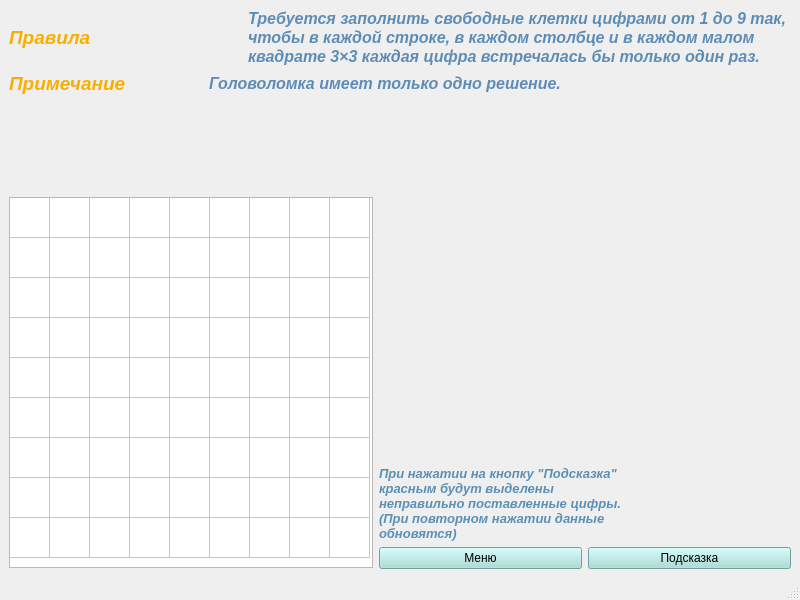
<?xml version="1.0" encoding="UTF-8"?>
<ui version="4.0">
 <class>Sudoku_game</class>
 <widget class="QMainWindow" name="Sudoku_game">
  <property name="geometry">
   <rect>
    <x>0</x>
    <y>0</y>
    <width>800</width>
    <height>600</height>
   </rect>
  </property>
  <property name="maximumSize">
   <size>
    <width>800</width>
    <height>600</height>
   </size>
  </property>
  <property name="windowTitle">
   <string>MainWindow</string>
  </property>
  <widget class="QWidget" name="centralwidget">
   <layout class="QGridLayout" name="gridLayout">
    <item row="0" column="0" colspan="2">
     <layout class="QHBoxLayout" name="horizontalLayout_2">
      <item>
       <widget class="QLabel" name="label_3">
        <property name="text">
         <string>&lt;!DOCTYPE HTML PUBLIC &quot;-//W3C//DTD HTML 4.0//EN&quot; &quot;http://www.w3.org/TR/REC-html40/strict.dtd&quot;&gt;
&lt;html&gt;&lt;head&gt;&lt;meta name=&quot;qrichtext&quot; content=&quot;1&quot; /&gt;&lt;style type=&quot;text/css&quot;&gt;
p, li { white-space: pre-wrap; }
&lt;/style&gt;&lt;/head&gt;&lt;body style=&quot; font-family:'MS Shell Dlg 2'; font-size:7.5pt; font-weight:400; font-style:normal;&quot;&gt;
&lt;p style=&quot; margin-top:0px; margin-bottom:0px; margin-left:0px; margin-right:0px; -qt-block-indent:0; text-indent:0px;&quot;&gt;&lt;span style=&quot; font-family:'Times New Roman'; font-size:14pt; font-weight:600; font-style:italic; color:#f7af02;&quot;&gt;Правила&lt;/span&gt;&lt;/p&gt;&lt;/body&gt;&lt;/html&gt;</string>
        </property>
       </widget>
      </item>
      <item>
       <spacer name="horizontalSpacer_4">
        <property name="orientation">
         <enum>Qt::Horizontal</enum>
        </property>
        <property name="sizeHint" stdset="0">
         <size>
          <width>40</width>
          <height>20</height>
         </size>
        </property>
       </spacer>
      </item>
      <item>
       <widget class="QLabel" name="label">
        <property name="styleSheet">
         <string notr="true">font: italic 10pt &quot;Times New Roman&quot;;</string>
        </property>
        <property name="text">
         <string>&lt;!DOCTYPE HTML PUBLIC &quot;-//W3C//DTD HTML 4.0//EN&quot; &quot;http://www.w3.org/TR/REC-html40/strict.dtd&quot;&gt;
&lt;html&gt;&lt;head&gt;&lt;meta name=&quot;qrichtext&quot; content=&quot;1&quot; /&gt;&lt;style type=&quot;text/css&quot;&gt;
p, li { white-space: pre-wrap; }
&lt;/style&gt;&lt;/head&gt;&lt;body style=&quot; font-family:'Times New Roman'; font-size:10pt; font-weight:400; font-style:italic;&quot;&gt;
&lt;p style=&quot; margin-top:0px; margin-bottom:0px; margin-left:0px; margin-right:0px; -qt-block-indent:0; text-indent:0px;&quot;&gt;&lt;span style=&quot; font-size:12pt; font-weight:600; color:#5d8db7;&quot;&gt;Требуется заполнить свободные клетки цифрами от 1 до 9 так, &lt;/span&gt;&lt;/p&gt;
&lt;p style=&quot; margin-top:0px; margin-bottom:0px; margin-left:0px; margin-right:0px; -qt-block-indent:0; text-indent:0px;&quot;&gt;&lt;span style=&quot; font-size:12pt; font-weight:600; color:#5d8db7;&quot;&gt;чтобы в каждой строке, в каждом столбце и в каждом малом  &lt;/span&gt;&lt;/p&gt;
&lt;p style=&quot; margin-top:0px; margin-bottom:0px; margin-left:0px; margin-right:0px; -qt-block-indent:0; text-indent:0px;&quot;&gt;&lt;span style=&quot; font-size:12pt; font-weight:600; color:#5d8db7;&quot;&gt;квадрате 3×3 каждая цифра встречалась бы только один раз.&lt;/span&gt;&lt;/p&gt;&lt;/body&gt;&lt;/html&gt;</string>
        </property>
       </widget>
      </item>
     </layout>
    </item>
    <item row="1" column="0" colspan="2">
     <layout class="QHBoxLayout" name="horizontalLayout_3">
      <item>
       <widget class="QLabel" name="label_4">
        <property name="text">
         <string>&lt;!DOCTYPE HTML PUBLIC &quot;-//W3C//DTD HTML 4.0//EN&quot; &quot;http://www.w3.org/TR/REC-html40/strict.dtd&quot;&gt;
&lt;html&gt;&lt;head&gt;&lt;meta name=&quot;qrichtext&quot; content=&quot;1&quot; /&gt;&lt;style type=&quot;text/css&quot;&gt;
p, li { white-space: pre-wrap; }
&lt;/style&gt;&lt;/head&gt;&lt;body style=&quot; font-family:'MS Shell Dlg 2'; font-size:7.5pt; font-weight:400; font-style:normal;&quot;&gt;
&lt;p style=&quot; margin-top:0px; margin-bottom:0px; margin-left:0px; margin-right:0px; -qt-block-indent:0; text-indent:0px;&quot;&gt;&lt;span style=&quot; font-family:'Times New Roman'; font-size:14pt; font-weight:600; font-style:italic; color:#f7af02;&quot;&gt;Примечание&lt;/span&gt;&lt;/p&gt;&lt;/body&gt;&lt;/html&gt;</string>
        </property>
       </widget>
      </item>
      <item>
       <spacer name="horizontalSpacer">
        <property name="orientation">
         <enum>Qt::Horizontal</enum>
        </property>
        <property name="sizeHint" stdset="0">
         <size>
          <width>40</width>
          <height>20</height>
         </size>
        </property>
       </spacer>
      </item>
      <item>
       <widget class="QLabel" name="label_2">
        <property name="text">
         <string>&lt;!DOCTYPE HTML PUBLIC &quot;-//W3C//DTD HTML 4.0//EN&quot; &quot;http://www.w3.org/TR/REC-html40/strict.dtd&quot;&gt;
&lt;html&gt;&lt;head&gt;&lt;meta name=&quot;qrichtext&quot; content=&quot;1&quot; /&gt;&lt;style type=&quot;text/css&quot;&gt;
p, li { white-space: pre-wrap; }
&lt;/style&gt;&lt;/head&gt;&lt;body style=&quot; font-family:'MS Shell Dlg 2'; font-size:7.5pt; font-weight:400; font-style:normal;&quot;&gt;
&lt;p style=&quot; margin-top:0px; margin-bottom:0px; margin-left:0px; margin-right:0px; -qt-block-indent:0; text-indent:0px;&quot;&gt;&lt;span style=&quot; font-family:'Times New Roman'; font-size:12pt; font-weight:600; font-style:italic; color:#5d8db7;&quot;&gt;Головоломка имеет только одно решение.&lt;/span&gt;&lt;/p&gt;&lt;/body&gt;&lt;/html&gt;</string>
        </property>
       </widget>
      </item>
      <item>
       <spacer name="horizontalSpacer_5">
        <property name="orientation">
         <enum>Qt::Horizontal</enum>
        </property>
        <property name="sizeHint" stdset="0">
         <size>
          <width>40</width>
          <height>20</height>
         </size>
        </property>
       </spacer>
      </item>
      <item>
       <spacer name="horizontalSpacer_2">
        <property name="orientation">
         <enum>Qt::Horizontal</enum>
        </property>
        <property name="sizeHint" stdset="0">
         <size>
          <width>40</width>
          <height>20</height>
         </size>
        </property>
       </spacer>
      </item>
      <item>
       <spacer name="horizontalSpacer_3">
        <property name="orientation">
         <enum>Qt::Horizontal</enum>
        </property>
        <property name="sizeHint" stdset="0">
         <size>
          <width>40</width>
          <height>20</height>
         </size>
        </property>
       </spacer>
      </item>
     </layout>
    </item>
    <item row="2" column="0">
     <widget class="QTableWidget" name="tableWidget">
      <property name="enabled">
       <bool>true</bool>
      </property>
      <property name="minimumSize">
       <size>
        <width>0</width>
        <height>371</height>
       </size>
      </property>
      <property name="maximumSize">
       <size>
        <width>364</width>
        <height>275</height>
       </size>
      </property>
      <property name="baseSize">
       <size>
        <width>9</width>
        <height>9</height>
       </size>
      </property>
      <property name="font">
       <font>
        <family>MS Shell Dlg 2</family>
        <pointsize>11</pointsize>
        <weight>9</weight>
        <italic>false</italic>
        <bold>false</bold>
       </font>
      </property>
      <property name="styleSheet">
       <string notr="true">font: 75 11pt &quot;MS Shell Dlg 2&quot;;</string>
      </property>
      <property name="autoScroll">
       <bool>false</bool>
      </property>
      <property name="rowCount">
       <number>9</number>
      </property>
      <property name="columnCount">
       <number>9</number>
      </property>
      <attribute name="horizontalHeaderVisible">
       <bool>false</bool>
      </attribute>
      <attribute name="horizontalHeaderDefaultSectionSize">
       <number>40</number>
      </attribute>
      <attribute name="horizontalHeaderMinimumSectionSize">
       <number>40</number>
      </attribute>
      <attribute name="verticalHeaderVisible">
       <bool>false</bool>
      </attribute>
      <attribute name="verticalHeaderDefaultSectionSize">
       <number>40</number>
      </attribute>
      <attribute name="verticalHeaderMinimumSectionSize">
       <number>40</number>
      </attribute>
      <row/>
      <row/>
      <row/>
      <row/>
      <row/>
      <row/>
      <row/>
      <row/>
      <row/>
      <column/>
      <column/>
      <column/>
      <column/>
      <column/>
      <column/>
      <column/>
      <column/>
      <column/>
      <item row="0" column="0">
       <property name="text">
        <string/>
       </property>
      </item>
     </widget>
    </item>
    <item row="2" column="1">
     <layout class="QVBoxLayout" name="verticalLayout_3">
      <item>
       <spacer name="verticalSpacer_4">
        <property name="orientation">
         <enum>Qt::Vertical</enum>
        </property>
        <property name="sizeHint" stdset="0">
         <size>
          <width>20</width>
          <height>40</height>
         </size>
        </property>
       </spacer>
      </item>
      <item>
       <widget class="QLabel" name="label_5">
        <property name="text">
         <string>&lt;!DOCTYPE HTML PUBLIC &quot;-//W3C//DTD HTML 4.0//EN&quot; &quot;http://www.w3.org/TR/REC-html40/strict.dtd&quot;&gt;
&lt;html&gt;&lt;head&gt;&lt;meta name=&quot;qrichtext&quot; content=&quot;1&quot; /&gt;&lt;style type=&quot;text/css&quot;&gt;
p, li { white-space: pre-wrap; }
&lt;/style&gt;&lt;/head&gt;&lt;body style=&quot; font-family:'MS Shell Dlg 2'; font-size:7.5pt; font-weight:400; font-style:normal;&quot;&gt;
&lt;p style=&quot; margin-top:0px; margin-bottom:0px; margin-left:0px; margin-right:0px; -qt-block-indent:0; text-indent:0px;&quot;&gt;&lt;span style=&quot; font-family:'Times New Roman'; font-size:10pt; font-weight:600; font-style:italic; color:#5a90b7;&quot;&gt;При нажатии на кнопку &amp;quot;Подсказка&amp;quot; &lt;/span&gt;&lt;/p&gt;
&lt;p style=&quot; margin-top:0px; margin-bottom:0px; margin-left:0px; margin-right:0px; -qt-block-indent:0; text-indent:0px;&quot;&gt;&lt;span style=&quot; font-family:'Times New Roman'; font-size:10pt; font-weight:600; font-style:italic; color:#5a90b7;&quot;&gt;красным будут выделены&lt;br /&gt;неправильно поставленные цифры.&lt;/span&gt;&lt;/p&gt;
&lt;p style=&quot; margin-top:0px; margin-bottom:0px; margin-left:0px; margin-right:0px; -qt-block-indent:0; text-indent:0px;&quot;&gt;&lt;span style=&quot; font-family:'Times New Roman'; font-size:10pt; font-weight:600; font-style:italic; color:#5a90b7;&quot;&gt;(При повторном нажатии данные&lt;/span&gt;&lt;/p&gt;
&lt;p style=&quot; margin-top:0px; margin-bottom:0px; margin-left:0px; margin-right:0px; -qt-block-indent:0; text-indent:0px;&quot;&gt;&lt;span style=&quot; font-family:'Times New Roman'; font-size:10pt; font-weight:600; font-style:italic; color:#5a90b7;&quot;&gt;обновятся)&lt;/span&gt;&lt;/p&gt;&lt;/body&gt;&lt;/html&gt;</string>
        </property>
       </widget>
      </item>
      <item>
       <layout class="QHBoxLayout" name="horizontalLayout_4">
        <item>
         <widget class="QPushButton" name="pushButton">
          <property name="styleSheet">
           <string notr="true">background-color: rgb(163, 220, 216);
font: italic 10pt &quot;Times New Roman&quot;;</string>
          </property>
          <property name="text">
           <string>Меню</string>
          </property>
         </widget>
        </item>
        <item>
         <widget class="QPushButton" name="pushButton_2">
          <property name="styleSheet">
           <string notr="true">font: italic 10pt &quot;Times New Roman&quot;;
background-color: rgb(163, 220, 216);</string>
          </property>
          <property name="text">
           <string>Подсказка</string>
          </property>
         </widget>
        </item>
       </layout>
      </item>
     </layout>
    </item>
   </layout>
  </widget>
  <widget class="QMenuBar" name="menubar">
   <property name="geometry">
    <rect>
     <x>0</x>
     <y>0</y>
     <width>800</width>
     <height>25</height>
    </rect>
   </property>
  </widget>
  <widget class="QStatusBar" name="statusbar"/>
 </widget>
 <resources/>
 <connections/>
</ui>
